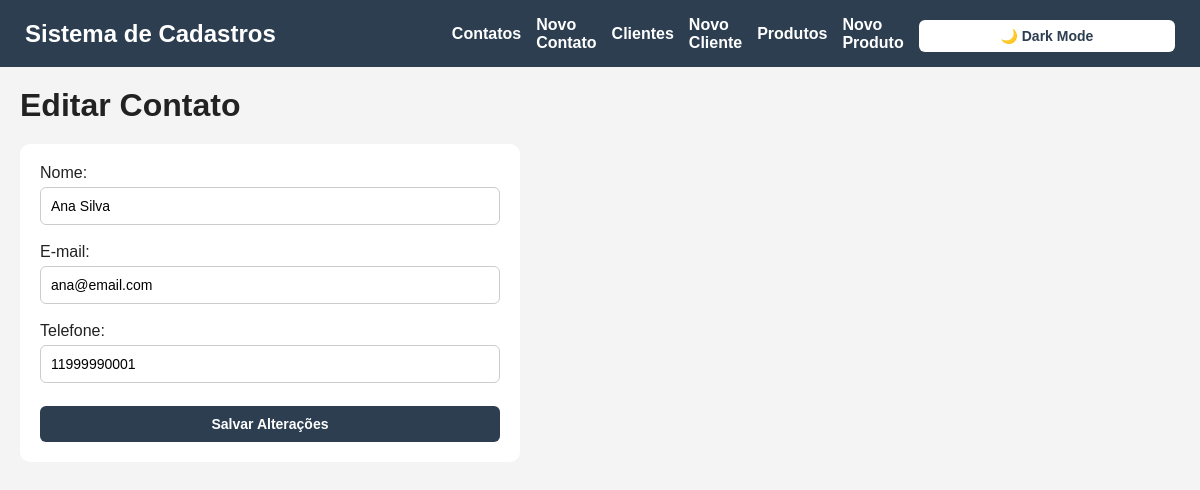
The page /editar_contato.php?id=1 on the database its author committed.
### tables this page shows
CREATE TABLE contatos (
    id INT AUTO_INCREMENT PRIMARY KEY,
    nome VARCHAR(100) NOT NULL,
    email VARCHAR(100) NOT NULL,
    telefone VARCHAR(14) NOT NULL,
    created_at TIMESTAMP DEFAULT CURRENT_TIMESTAMP
);

### editar_contato.php (the view, shortened to what this page needs)
<?php
require_once 'config.php';
require_once 'cabecalho.php';
$id = $_GET['id'] ?? null;
$stmt = $pdo->prepare(
    'SELECT * FROM contatos WHERE id = ?'
);
$stmt->execute([$id]);
$contato = $stmt->fetch();
?>
<h1>Editar Contato</h1>
<form method="POST">
    <div>
        <label>Nome:</label><br>
        <input
            type="text"
            name="nome"
            value="<?php echo htmlspecialchars($contato['nome']); ?>"
        >
    </div>
    <br>
    <div>
        <label>E-mail:</label><br>
        <input
            type="email"
            name="email"
            value="<?php echo htmlspecialchars($contato['email']); ?>"
        >
    </div>
    <br>
    <div>
        <label>Telefone:</label><br>
        <input
            type="text"
            name="telefone"
            value="<?php echo htmlspecialchars($contato['telefone']); ?>"
        >
    </div>
    <br>
    <button type="submit">
        Salvar Alterações
    </button>
</form>

### cabecalho.php (style rules this page uses)
* { margin: 0; padding: 0; box-sizing: border-box; }
body { font-family: Arial, sans-serif; background-color: #f4f4f4; color: #222; transition: 0.3s; }
form { background: white; padding: 20px; border-radius: 10px; margin-top: 20px; max-width: 500px; }
input, textarea, button { width: 100%; padding: 10px; margin-top: 5px; border-radius: 6px; border: 1px solid #ccc; font-size: 14px; }
button { background: #2c3e50; color: white; font-weight: bold; cursor: pointer; border: none; }

### rows shown on the page
contatos: nome "Ana Silva", email "ana@email.com", telefone "11999990001"
